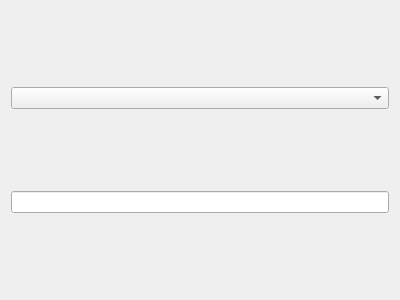
<?xml version="1.0" encoding="UTF-8"?>
<ui version="4.0">
 <class>FFFFF</class>
 <widget class="QWidget" name="FFFFF">
  <property name="geometry">
   <rect>
    <x>0</x>
    <y>0</y>
    <width>400</width>
    <height>300</height>
   </rect>
  </property>
  <property name="windowTitle">
   <string>Form</string>
  </property>
  <layout class="QGridLayout" name="gridLayout">
   <item row="0" column="0">
    <widget class="MyComboBox" name="comboBox"/>
   </item>
   <item row="1" column="0">
    <widget class="QLineEdit" name="lineEdit"/>
   </item>
  </layout>
 </widget>
 <customwidgets>
  <customwidget>
   <class>MyComboBox</class>
   <extends>QComboBox</extends>
   <header location="global">MyComboBox.h</header>
  </customwidget>
 </customwidgets>
 <resources/>
 <connections/>
</ui>
